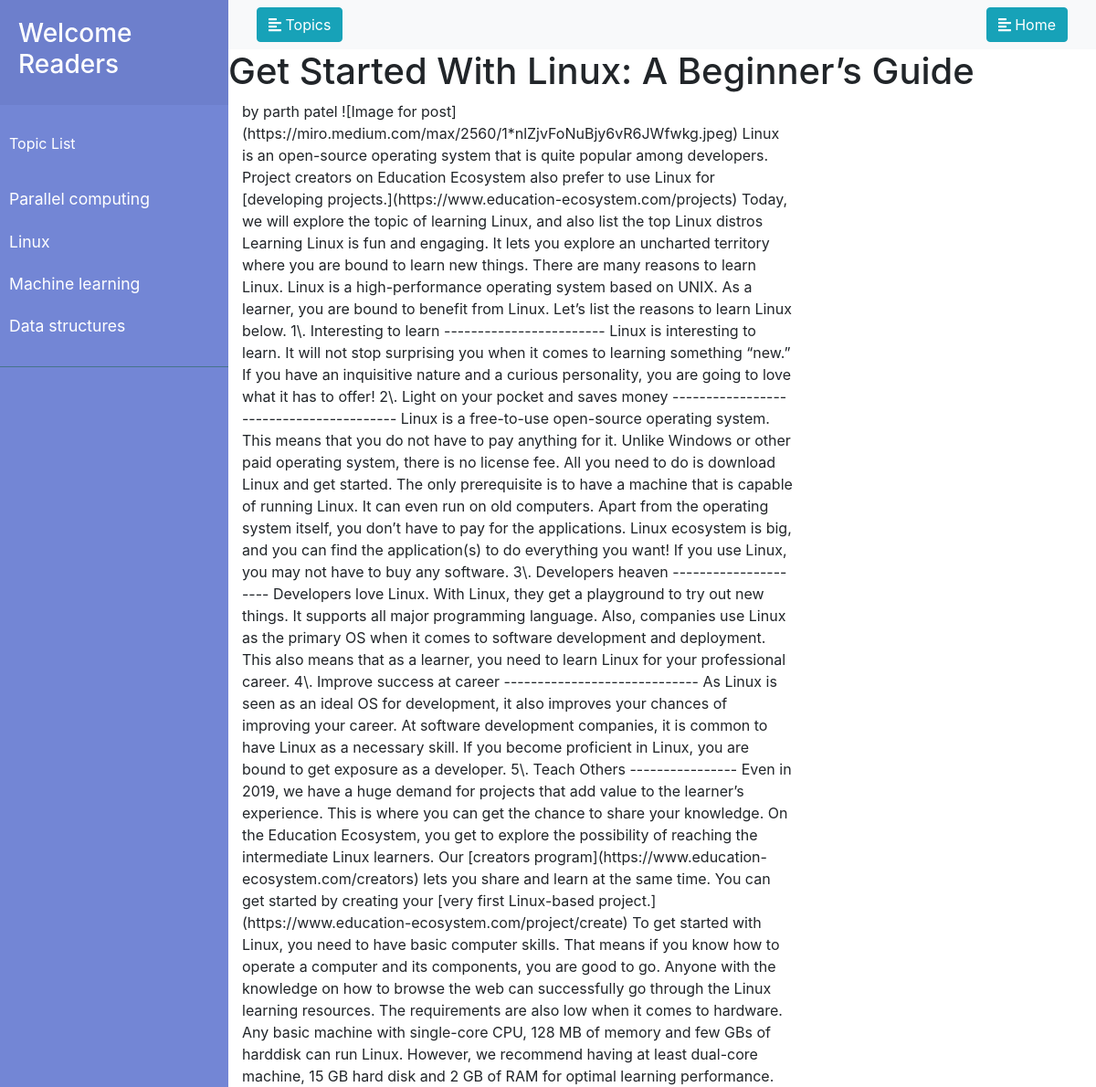
The page /first/blog/2 on the database its author committed.
### first_app/models.py (models this page shows)
class Topic(models.Model):
    name = models.CharField(max_length=256,unique=True)
    timestamp=models.DateTimeField(auto_now_add=True)

class Bloglist(models.Model):
    name = models.CharField(max_length=256,unique=True)
    timestamp=models.DateTimeField(auto_now_add=True)
    desc = models.TextField(default="sample")
    likes= models.IntegerField()
    markdown=models.TextField()
    topic = models.ForeignKey('first_app.Topic',on_delete=models.CASCADE)
    image = models.CharField(max_length=256)

### first_app/views.py (the view)
# urls.py: path('blog/<int:id>',views.blog_view)
def blog_view(request,id):
    my_dict = {}
    my_dict['blog'] = Bloglist.objects.filter(id=id)
    my_dict['topic'] = Topic.objects.all().order_by('-timestamp')
    return render(request,"blog_page.html",context=my_dict)

### templates/blog_page.html (shortened to what this page needs)
{% extends 'base.html' %}
{% block content %}
<div class="container">
  <div class="row">
    {% for b in blog %}
    <h1>{{b.name}}</h1>
    <div class="col-lg-8  mark-down">
      {{b.markdown}}
    </div>
      {% endfor %}
  </div>
</div>
{% endblock %}

### templates/base.html (shortened to what this page needs)
<!doctype html>
<html lang="en">
  <head>
    <link rel="stylesheet" href="https://stackpath.bootstrapcdn.com/bootstrap/4.1.0/css/bootstrap.min.css">
  </head>
  <body>
   <div class="wrapper">
   <nav id="sidebar">
     <div class="sidebar-header">
          <h3><a herf="/first">Welcome Readers</a></h3>
      </div>
      <ul class="list-unstyled components">
          <p>Topic List</p>
          {% for t in topic%}
          <li>
              <a href="/first/topics/{{t.id}}" class='tlist'>{{ t.name }}</a>
          </li>
          {% endfor %}
      </ul>
   </nav>
   <div id="content">
     <nav class="navbar navbar-expand-lg navbar-light bg-light">
       <div class="container-fluid">
           <button type="button" id="sidebarCollapse" class="btn btn-info">
               <i class="fas fa-align-left"></i>
               <span>Topics</span>
           </button>
           <button  type="button" id="sidebarCollapse" class="btn btn-info">
               <i class="fas fa-align-left"></i>
               <span><a href="/first" class='tlist'>Home</a></span>
           </button>
       </div>
     </nav>
     {% block content %}
        {% endblock %}
   </div>
  </div>
  </body>
</html>

### templates/base.html (style rules this page uses)
.wrapper { display: flex; width: 100%; align-items: stretch; }
#sidebar { min-width: 250px; max-width: 250px; min-height: 100vh; }
.tlist, .tlist:hover, .tlist:focus { color: inherit; text-decoration: none; transition: all 0.3s; }
#sidebar { background: #7386D5; color: #fff; transition: all 0.3s; }
#sidebar .sidebar-header { padding: 20px; background: #6d7fcc; }
#sidebar ul.components { padding: 20px 0; border-bottom: 1px solid #47748b; }
#sidebar ul p { color: #fff; padding: 10px; }
#sidebar ul li a { padding: 10px; font-size: 1.1em; display: block; }

### rows shown on the page
Topic: name "Parallel computing"
Topic: name "Linux"
Topic: name "Machine learning"
Topic: name "Data structures"
Bloglist: name "Get Started With Linux: A Beginner’s Guide", markdown "by parth patel ![Image for post](https://miro.medium.com/max/2560/1*nlZjvFoNuBjy6vR6JWfwkg.jpeg) Linux is an open-source operating system that is quite popular among developers. Project creators on Education Ecosystem also prefer to use Linux for [developing projects.](https://www.education-ecosystem.com/projects) Today, we will explore the topic of learning Linux, and also list the top Linux distros Learning Linux is fun and engaging. It lets you explore an uncharted territory where you are bound to learn new things. There are many reasons to learn Linux. Linux is a high-performance operating system based on UNIX. As a learner, you are bound to benefit from Linux. Let’s list the reasons to…"
